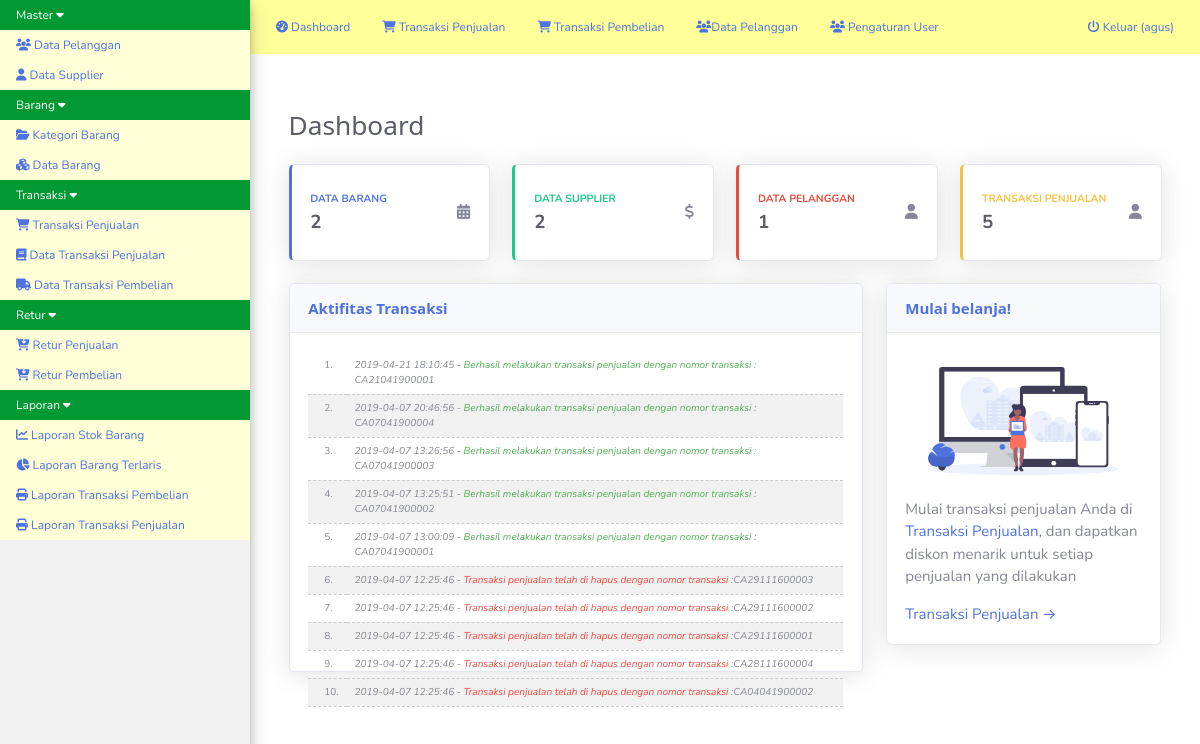
The app's page /med.php?mod=home (signed in) with its own data.
### tables this page shows
CREATE TABLE `menu` (
  `id_menu` int(11) NOT NULL,
  `nama_menu` varchar(50) NOT NULL,
  `posisi` int(11) NOT NULL
);

CREATE TABLE `modul` (
  `id_modul` int(11) NOT NULL,
  `id_menu` int(11) NOT NULL,
  `nama_modul` varchar(150) NOT NULL,
  `link_menu` text NOT NULL,
  `posisi` int(11) NOT NULL,
  `icon_menu` varchar(150) NOT NULL
);

CREATE TABLE `tb_log` (
  `id_log` int(11) NOT NULL,
  `deskripsi` text NOT NULL,
  `timestmp` datetime NOT NULL
);

### med.php (the view, shortened to what this page needs)
<!DOCTYPE html>
<html>
<head>
    <link rel="stylesheet" href="css/w3.css">
    <link rel="stylesheet" href="css/font-awesome.min.css">
    <link rel="stylesheet" href="js/jquery-ui/jquery-ui.css">
    <link rel="stylesheet" type="text/css" href="css/pace.css">
</head>
<body>
<div class="w3-top">
<nav id="left-nav" class="w3-sidenav w3-small w3-light-grey w3-card-4" style="width:250px;">
  <div id="menuTut" class="myMenu w3-accordion">
    <?php
        $sql_menu = mysql_query("SELECT * FROM menu ORDER BY posisi ASC") or die(mysql_error());
        while ($mn = mysql_fetch_assoc($sql_menu)) {
            echo"<button onclick=\"myFunction('".$mn['id_menu']."')\" class=\"w3-padding-hor-20 w3-btn-block w3-left-align w3-blue\"> $mn[nama_menu] <i class=\"fa fa-caret-down\"></i></button>
            <div id=\"$mn[id_menu]\" class=\"w3-accordion-content w3-pale-yellow w3-show\">";
            $sql_sub = mysql_query("SELECT * FROM modul
                WHERE id_menu = '$mn[id_menu]' ORDER BY posisi ASC") or die(mysql_error());
            while ($sm = mysql_fetch_assoc($sql_sub)) {
                echo"<a href=\"$sm[link_menu]\"><i class=\"$sm[icon_menu]\"></i> $sm[nama_modul]</a>";
            }
            echo"</div>";
        }
    ?>
    <br>
    <br>
    <br>
    <br>
    <br>
    <br>
    <br>
  </div>
</nav>
    <div style="margin-left:250px;height: 50px;">
        <ul class="w3-navbar w3-light-blue w3-small w3-card-5" style="padding: 10px; ">
          <li><a class="w3-hover-white w3-padding-10" href="index.php"><i class="fa fa-dashboard"></i> Dashboard</a></li>
          <li><a class="w3-hover-white w3-padding-10" href="med.php?mod=penjualan"><i class="fa fa-shopping-cart"></i> Transaksi Penjualan</a></li>
          <li><a class="w3-hover-white w3-padding-10" href="med.php?mod=pembelian&act=form"><i class="fa fa-shopping-cart"></i> Transaksi Pembelian</a></li>
           <li><a class="w3-hover-white w3-padding-10" href="med.php?mod=pelanggan"><i class="fa fa-users"></i>Data Pelanggan</a></li>
          <li><a class="w3-hover-white w3-padding-10" href="med.php?mod=user"><i class="fa fa-group"></i> Pengaturan User</a></li>
          <li class="w3-right"><a class="w3-hover-black w3-padding-10" href="logout.php" onclick="return confirm('Yakin ingin keluar');"><i class="fa fa-power-off"></i> Keluar (<?php echo $_SESSION['login_user']; ?>)</a></li>
        </ul>
    </div>
</div>
<div style="margin-left:250px;">
    <div id="main" class="w3-container" style="margin-top:110px">
        <?php include"content.php"; ?>
        <br>
    </div>
</div>
</body>
</html>

### dashboard.php (shortened to what this page needs)
<link href="css/dashboard.min.css" rel="stylesheet">
<link href="vendor/fontawesome-free/css/all.min.css" rel="stylesheet" type="text/css">
		<?php
			$jmlsup = mysql_num_rows(mysql_query("SELECT * FROM tb_supplier"));
			$jmlpel = mysql_num_rows(mysql_query("SELECT * FROM tb_pelanggan"));
			$jmlpj = mysql_num_rows(mysql_query("SELECT * FROM tb_penjualan"));
			$jmlbrg = mysql_num_rows(mysql_query("SELECT * FROM tb_barang"));
		?>
<div class="container-fluid">
	<div class="d-sm-flex align-items-center justify-content-between mb-4">
		<h1 class="h3 mb-0 text-gray-800">Dashboard</h1>
	</div>
	<div class="row">
		<div class="col-xl-3 col-md-6 mb-4">
			<div class="card border-left-primary shadow h-100 py-2">
				<div class="card-body">
					<div class="row no-gutters align-items-center">
						<div class="col mr-2">
							<div class="text-xs font-weight-bold text-primary text-uppercase mb-1">Data Barang</div>
							<div class="h5 mb-0 font-weight-bold text-gray-800"><?php echo $jmlbrg; ?></div>
						</div>
						<div class="col-auto">
							<i class="fa fa-calendar"></i>
						</div>
					</div>
				</div>
			</div>
		</div>
		<div class="col-xl-3 col-md-6 mb-4">
			<div class="card border-left-success shadow h-100 py-2">
				<div class="card-body">
					<div class="row no-gutters align-items-center">
						<div class="col mr-2">
							<div class="text-xs font-weight-bold text-success text-uppercase mb-1">Data Supplier</div>
							<div class="h5 mb-0 font-weight-bold text-gray-800"><?php echo $jmlsup; ?></div>
						</div>
						<div class="col-auto">
							<i class="fa fa-dollar"></i>
						</div>
					</div>
				</div>
			</div>
		</div>
		<div class="col-xl-3 col-md-6 mb-4">
			<div class="card border-left-danger shadow h-100 py-2">
				<div class="card-body">
					<div class="row no-gutters align-items-center">
						<div class="col mr-2">
							<div class="text-xs font-weight-bold text-danger text-uppercase mb-1">Data Pelanggan</div>
							<div class="h5 mb-0 font-weight-bold text-gray-800"><?php echo $jmlpel; ?></div>
						</div>
						<div class="col-auto">
							<i class="fa fa-user"></i>
						</div>
					</div>
				</div>
			</div>
		</div>
		<div class="col-xl-3 col-md-6 mb-4">
			<div class="card border-left-warning shadow h-100 py-2">
				<div class="card-body">
					<div class="row no-gutters align-items-center">
						<div class="col mr-2">
							<div class="text-xs font-weight-bold text-warning text-uppercase mb-1">Transaksi Penjualan</div>
							<div class="h5 mb-0 font-weight-bold text-gray-800"><?php echo $jmlpj; ?></div>
						</div>
						<div class="col-auto">
							<i class="fa fa-user"></i>
						</div>
					</div>
				</div>
			</div>
		</div>
	</div>
	<div class="row">
		<div class="col-xl-8 col-lg-7">
			<div class="card shadow mb-4">
				<div class="card-header py-3 d-flex flex-row align-items-center justify-content-between">
					<h6 class="m-0 font-weight-bold text-primary">Aktifitas Transaksi</h6>
				</div>
				<div class="card-body">
					<div class="chart-area">
							<?php
							if(isset($_SESSION['level']) AND ($_SESSION['level'] == "admin")) :
								?>
							<table class='w3-table w3-tiny w3-striped'>
								<?php
								$rlog = mysql_query("SELECT * FROM tb_log
									ORDER BY id_log DESC LIMIT 10");
								$no = 1;
								while ($l = mysql_fetch_assoc($rlog)) {
									echo"<tr style='border-bottom:1px dashed #ccc;'>
									<td>$no.</td>
									<td><i>$l[timestmp] - ".$l['deskripsi']."</i></td>
									</tr>";
									$no++;
								}
								?>
							</table><br>
							<?php
						endif;
						?>
				</div>
			</div>
		</div>
	</div>
	<div class="col-xl-4 col-lg-5">
		<div class="card shadow mb-4">
			<div class="card-header py-3">
				<h6 class="m-0 font-weight-bold text-primary">Mulai belanja!</h6>
			</div>
			<div class="card-body">
				<div class="text-center">
					<img class="img-fluid px-3 px-sm-4 mt-3 mb-4" style="width: 25rem;" src="undraw_posting_photo.svg" alt="">
				</div>
				<p>Mulai transaksi penjualan Anda di  <a target="_blank" rel="nofollow" href="http://localhost/penjualan/med.php?mod=penjualan">Transaksi Penjualan</a>, dan dapatkan diskon menarik untuk setiap penjualan yang dilakukan</p>
				<a target="_blank" rel="nofollow" href="http://localhost/penjualan/med.php?mod=penjualan">Transaksi Penjualan &rarr;</a>
			</div>
		</div>
	</div>
	</div>
</div>

### css/perfect-scrollbar.css (style rules this page uses)
.ps-container { -ms-touch-action: none; touch-action: none; overflow: hidden !important; -ms-overflow-style: none; }

### med.php (style rules this page uses)
#left-nav { overflow: hidden; }

### records on screen
menu: nama_menu "Master"
modul: nama_modul "Data Pelanggan"
modul: nama_modul "Data Supplier"
menu: nama_menu "Barang"
modul: nama_modul "Kategori Barang"
modul: nama_modul "Data Barang"
menu: nama_menu "Transaksi"
modul: nama_modul "Transaksi Penjualan"
modul: nama_modul "Data Transaksi Penjualan"
modul: nama_modul "Data Transaksi Pembelian"
menu: nama_menu "Retur"
modul: nama_modul "Retur Penjualan"
modul: nama_modul "Retur Pembelian"
menu: nama_menu "Laporan"
modul: nama_modul "Laporan Stok Barang"
modul: nama_modul "Laporan Barang Terlaris"
modul: nama_modul "Laporan Transaksi Pembelian"
modul: nama_modul "Laporan Transaksi Penjualan"
tb_log: timestmp "2019-04-21 18:10:45", deskripsi "Berhasil melakukan transaksi penjualan dengan nomor transaksi : CA21041900001"
tb_log: timestmp "2019-04-07 20:46:56", deskripsi "Berhasil melakukan transaksi penjualan dengan nomor transaksi : CA07041900004"
tb_log: timestmp "2019-04-07 13:26:56", deskripsi "Berhasil melakukan transaksi penjualan dengan nomor transaksi : CA07041900003"
tb_log: timestmp "2019-04-07 13:25:51", deskripsi "Berhasil melakukan transaksi penjualan dengan nomor transaksi : CA07041900002"
tb_log: timestmp "2019-04-07 13:00:09", deskripsi "Berhasil melakukan transaksi penjualan dengan nomor transaksi : CA07041900001"
tb_log: timestmp "2019-04-07 12:25:46", deskripsi "Transaksi penjualan telah di hapus dengan nomor transaksi :CA29111600003"
tb_log: timestmp "2019-04-07 12:25:46", deskripsi "Transaksi penjualan telah di hapus dengan nomor transaksi :CA29111600002"
tb_log: timestmp "2019-04-07 12:25:46", deskripsi "Transaksi penjualan telah di hapus dengan nomor transaksi :CA29111600001"
tb_log: timestmp "2019-04-07 12:25:46", deskripsi "Transaksi penjualan telah di hapus dengan nomor transaksi :CA28111600004"
tb_log: timestmp "2019-04-07 12:25:46", deskripsi "Transaksi penjualan telah di hapus dengan nomor transaksi :CA04041900002"

### other values on screen
$_SESSION['login_user'] "agus"
$jmlbrg "2"
$jmlsup "2"
$jmlpel "1"
$jmlpj "5"
